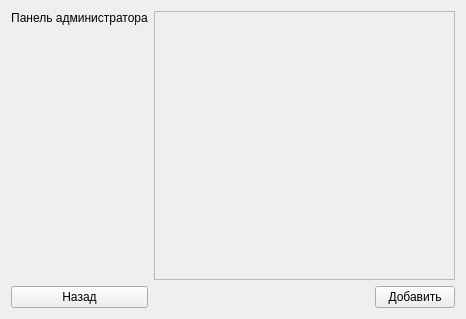
<?xml version="1.0" encoding="UTF-8"?>
<ui version="4.0">
 <class>positions</class>
 <widget class="QWidget" name="positions">
  <property name="geometry">
   <rect>
    <x>0</x>
    <y>0</y>
    <width>466</width>
    <height>319</height>
   </rect>
  </property>
  <property name="windowTitle">
   <string>Позиции</string>
  </property>
  <layout class="QHBoxLayout" name="horizontalLayout">
   <item>
    <layout class="QVBoxLayout" name="verticalLayout">
     <item>
      <widget class="QLabel" name="label_2">
       <property name="text">
        <string>Панель администратора</string>
       </property>
       <property name="alignment">
        <set>Qt::AlignCenter</set>
       </property>
       <property name="wordWrap">
        <bool>true</bool>
       </property>
      </widget>
     </item>
     <item>
      <spacer name="verticalSpacer">
       <property name="orientation">
        <enum>Qt::Vertical</enum>
       </property>
       <property name="sizeHint" stdset="0">
        <size>
         <width>20</width>
         <height>40</height>
        </size>
       </property>
      </spacer>
     </item>
     <item>
      <widget class="QPushButton" name="back_btn">
       <property name="text">
        <string>Назад</string>
       </property>
      </widget>
     </item>
    </layout>
   </item>
   <item>
    <layout class="QVBoxLayout" name="verticalLayout_2">
     <item>
      <widget class="QScrollArea" name="scrollArea">
       <property name="widgetResizable">
        <bool>true</bool>
       </property>
       <widget class="QWidget" name="scrollAreaWidgetContents">
        <property name="geometry">
         <rect>
          <x>0</x>
          <y>0</y>
          <width>315</width>
          <height>255</height>
         </rect>
        </property>
        <layout class="QVBoxLayout" name="verticalLayout_3"/>
       </widget>
      </widget>
     </item>
     <item>
      <layout class="QHBoxLayout" name="horizontalLayout_2">
       <item>
        <spacer name="horizontalSpacer">
         <property name="orientation">
          <enum>Qt::Horizontal</enum>
         </property>
         <property name="sizeHint" stdset="0">
          <size>
           <width>40</width>
           <height>20</height>
          </size>
         </property>
        </spacer>
       </item>
       <item>
        <widget class="QPushButton" name="add_btn">
         <property name="text">
          <string>Добавить</string>
         </property>
        </widget>
       </item>
      </layout>
     </item>
    </layout>
   </item>
  </layout>
 </widget>
 <resources/>
 <connections/>
</ui>
